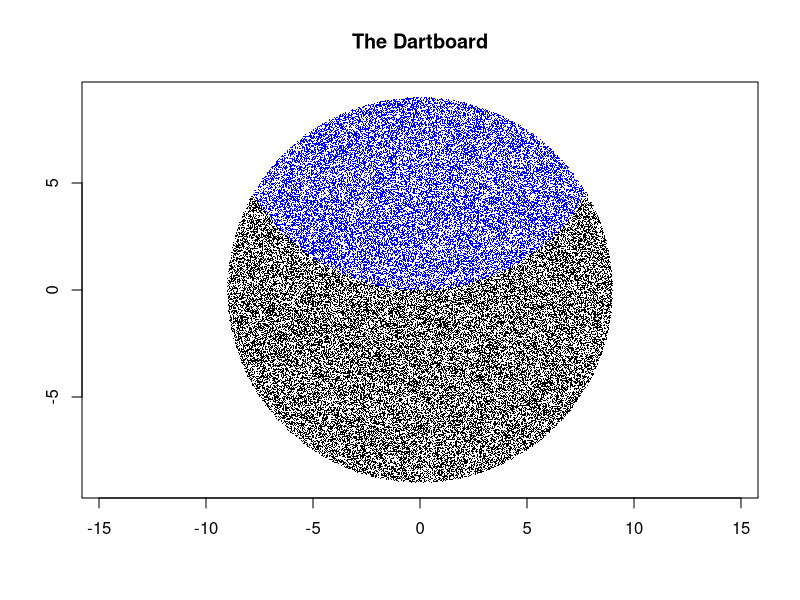

Write the R code that produced this figure.
## ---- chunk 1
calculate_Y <- function(x,y) {
  centerX = 0
  centerY = 9
  Y = sqrt((x - centerX)^2 + (y -centerY)^2)
  return(Y)
}
    
throws = 100000

xs = runif(throws, min=-9, max=9) # generate random x-coordinates
ys = runif(throws, min=-9, max=9) # generate random y-coordinates

in.circle <- xs^2 + ys^2 <= 81  # check to see if they're in circle

# discard points outside the circle
xs <- xs[in.circle]
ys <- ys[in.circle]

# find those points that give 
condition <- calculate_Y(xs, ys) > 9 
mean(condition)  # this gives the answer
## ---- chunk 2
plot(xs, ys, xlim=c(-9,9), ylim=c(-9,9), 
  asp=1,
  pch = ".",
  main = "The Dartboard",
  xlab="", ylab="",
  col=ifelse(condition,"black","blue"))
